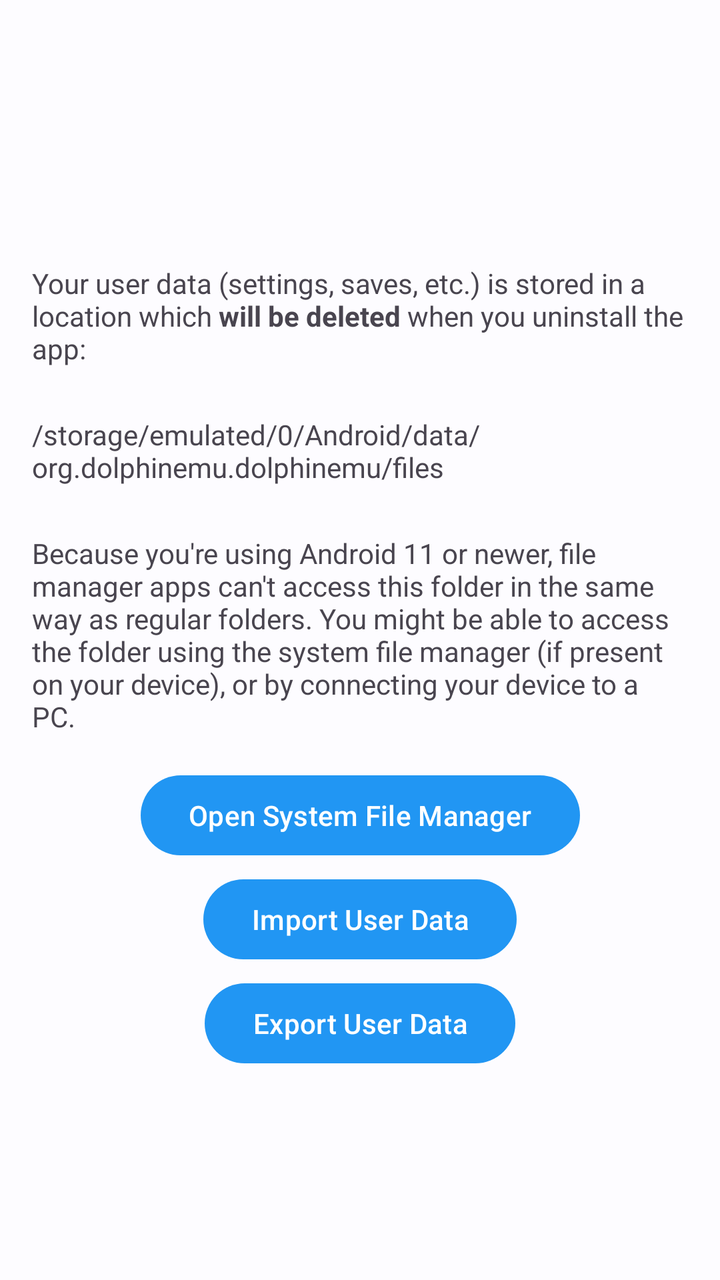
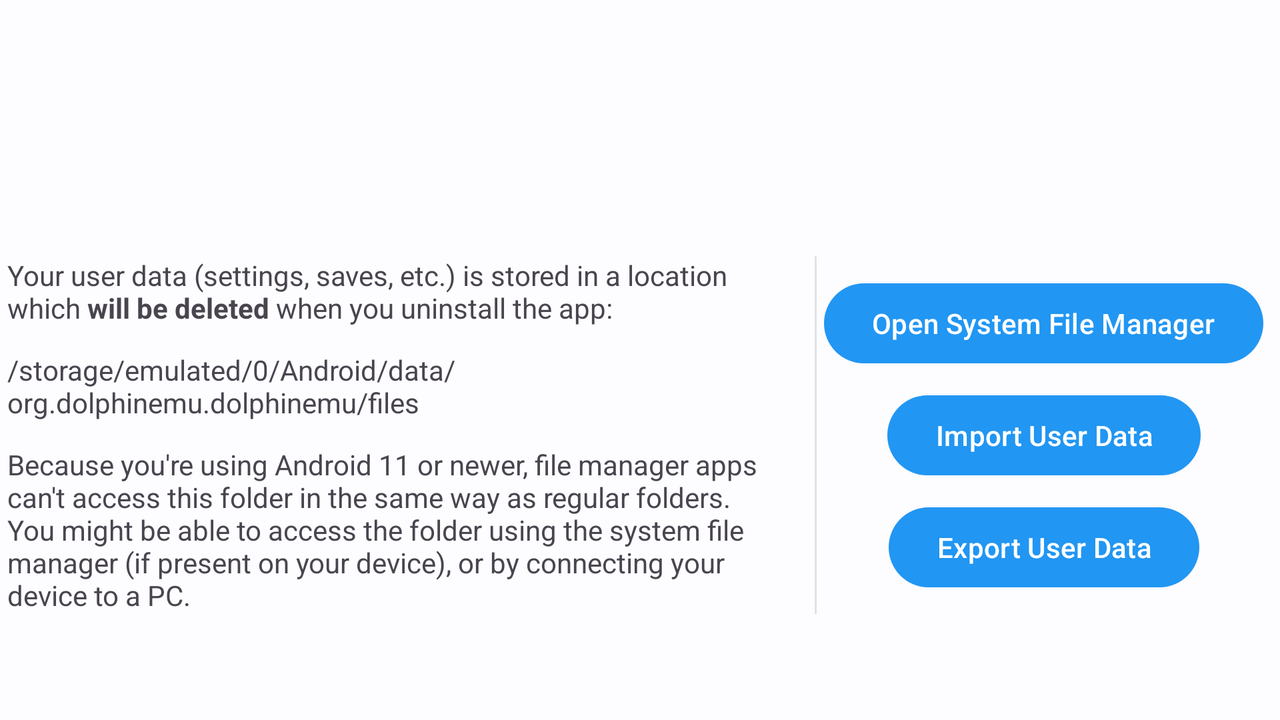

Compare how this app lays out the same screen by default and in its alternative resource folder. The renders come first, then the two layout files and the values they reference.
<!-- AndroidManifest.xml: activity theme Theme.Dolphin.Main -->
<!-- res/layout/activity_user_data.xml -->
<?xml version="1.0" encoding="utf-8"?>

<androidx.coordinatorlayout.widget.CoordinatorLayout
    xmlns:android="http://schemas.android.com/apk/res/android"
    xmlns:app="http://schemas.android.com/apk/res-auto"
    xmlns:tools="http://schemas.android.com/tools"
    android:layout_width="match_parent"
    android:layout_height="match_parent"
    android:background="?attr/colorSurface">

    <com.google.android.material.appbar.AppBarLayout
        android:id="@+id/appbar_user_data"
        android:layout_width="match_parent"
        android:layout_height="wrap_content"
        android:layout_alignParentTop="true"
        app:elevation="0dp">

        <com.google.android.material.appbar.CollapsingToolbarLayout
            style="?attr/collapsingToolbarLayoutMediumStyle"
            android:id="@+id/toolbar_user_data_layout"
            android:layout_width="match_parent"
            android:layout_height="?attr/collapsingToolbarLayoutMediumSize"
            app:contentScrim="@android:color/transparent"
            app:layout_scrollFlags="scroll|exitUntilCollapsed|snap">

            <com.google.android.material.appbar.MaterialToolbar
                android:id="@+id/toolbar_user_data"
                android:layout_width="match_parent"
                android:layout_height="?attr/actionBarSize"
                android:background="?attr/colorSurface"
                app:layout_collapseMode="pin"
                app:elevation="0dp" />

        </com.google.android.material.appbar.CollapsingToolbarLayout>

    </com.google.android.material.appbar.AppBarLayout>

    <androidx.core.widget.NestedScrollView
        android:id="@+id/scroll_view_user_data"
        android:layout_width="match_parent"
        android:layout_height="match_parent"
        android:clipToPadding="false"
        app:layout_behavior="@string/appbar_scrolling_view_behavior">

        <androidx.constraintlayout.widget.ConstraintLayout
            android:layout_width="match_parent"
            android:layout_height="match_parent"
            android:paddingTop="20dp"
            android:paddingLeft="16dp"
            android:paddingRight="16dp">

            <TextView
                android:id="@+id/text_type"
                android:layout_width="0dp"
                android:layout_height="wrap_content"
                android:layout_marginBottom="@dimen/spacing_medlarge"
                app:layout_constraintBottom_toTopOf="@id/text_path"
                app:layout_constraintEnd_toEndOf="parent"
                app:layout_constraintStart_toStartOf="parent"
                app:layout_constraintTop_toBottomOf="parent"
                app:layout_constraintVertical_chainStyle="packed"
                tools:text="@string/user_data_new_location" />

            <TextView
                android:id="@+id/text_path"
                android:layout_width="0dp"
                android:layout_height="wrap_content"
                android:layout_marginTop="@dimen/spacing_medlarge"
                android:layout_marginBottom="@dimen/spacing_medlarge"
                tools:text="/storage/emulated/0/Android/data/org.dolphinemu.dolphinemu/files"
                app:layout_constraintStart_toStartOf="parent"
                app:layout_constraintEnd_toEndOf="parent"
                app:layout_constraintTop_toBottomOf="@id/text_type"
                app:layout_constraintBottom_toTopOf="@id/text_android_11" />

            <TextView
                android:id="@+id/text_android_11"
                android:layout_width="0dp"
                android:layout_height="wrap_content"
                android:layout_marginTop="@dimen/spacing_medlarge"
                android:layout_marginBottom="@dimen/spacing_medlarge"
                android:text="@string/user_data_new_location_android_11"
                app:layout_constraintStart_toStartOf="parent"
                app:layout_constraintEnd_toEndOf="parent"
                app:layout_constraintTop_toBottomOf="@id/text_path"
                app:layout_constraintBottom_toTopOf="@id/button_open_system_file_manager" />

            <Button
                android:id="@+id/button_open_system_file_manager"
                android:layout_width="wrap_content"
                android:layout_height="wrap_content"
                android:layout_marginTop="4dp"
                android:text="@string/user_data_open_system_file_manager"
                app:layout_constraintStart_toStartOf="parent"
                app:layout_constraintEnd_toEndOf="parent"
                app:layout_constraintTop_toBottomOf="@id/text_android_11"
                app:layout_constraintBottom_toTopOf="@id/button_import_user_data" />

            <Button
                android:id="@+id/button_import_user_data"
                android:layout_width="wrap_content"
                android:layout_height="wrap_content"
                android:layout_marginTop="4dp"
                android:text="@string/user_data_import"
                app:layout_constraintStart_toStartOf="parent"
                app:layout_constraintEnd_toEndOf="parent"
                app:layout_constraintTop_toBottomOf="@id/button_open_system_file_manager"
                app:layout_constraintBottom_toTopOf="@id/button_export_user_data" />

            <Button
                android:id="@+id/button_export_user_data"
                android:layout_width="wrap_content"
                android:layout_height="wrap_content"
                android:layout_marginTop="4dp"
                android:text="@string/user_data_export"
                app:layout_constraintStart_toStartOf="parent"
                app:layout_constraintEnd_toEndOf="parent"
                app:layout_constraintTop_toBottomOf="@id/button_import_user_data"
                app:layout_constraintBottom_toBottomOf="parent" />

        </androidx.constraintlayout.widget.ConstraintLayout>

    </androidx.core.widget.NestedScrollView>

    <View
        android:id="@+id/workaround_view"
        android:layout_width="match_parent"
        android:layout_height="0dp"
        android:layout_gravity="bottom"
        android:clickable="true"
        android:background="@android:color/transparent" />

</androidx.coordinatorlayout.widget.CoordinatorLayout>
<!-- resources referenced by this layout -->
<resources>
  <dimen name="spacing_medlarge">12dp</dimen>
  <string name="user_data_export">Export User Data</string>
  <string name="user_data_import">Import User Data</string>
  <string name="user_data_new_location">Your user data (settings, saves, etc.) is stored in a location which <b>will be deleted</b> when you uninstall the app:</string>
  <string name="user_data_new_location_android_11">Because you\'re using Android 11 or newer, file manager apps can\'t access this folder in the same way as regular folders. You might be able to access the folder using the system file manager (if present on your device), or by connecting your device to a PC.</string>
  <string name="user_data_open_system_file_manager">Open System File Manager</string>
  <!-- from res/values-v29/ -->
  <style name="Theme.Dolphin.Main" parent="Theme.V29.Dolphin" />
  <!-- from res/values-v29/ -->
  <style name="Theme.V29.Dolphin" parent="Theme.V27.Dolphin">
          <item name="android:enforceStatusBarContrast">false</item>
          <item name="android:enforceNavigationBarContrast">false</item>
      </style>
  <!-- from res/values-v27/ -->
  <style name="Theme.V27.Dolphin" parent="Theme.Dolphin">
          <item name="android:windowLightNavigationBar">@bool/lightSystemBars</item>
      </style>
  <color name="dolphin_primary">#2196f3</color>
  <color name="dolphin_onPrimary">#FFFFFF</color>
  <color name="dolphin_secondary">#535F70</color>
  <color name="dolphin_onSecondary">#FFFFFF</color>
  <color name="dolphin_secondaryContainer">#D7E3F7</color>
  <color name="dolphin_onSecondaryContainer">#101C2B</color>
  <color name="dolphin_tertiary">#6B5778</color>
  <color name="dolphin_onTertiary">#FFFFFF</color>
  <color name="dolphin_tertiaryContainer">#F2DAFF</color>
  <color name="dolphin_onTertiaryContainer">#251431</color>
  <color name="dolphin_error">#BA1A1A</color>
  <color name="dolphin_errorContainer">#FFDAD6</color>
  <color name="dolphin_onError">#FFFFFF</color>
  <color name="dolphin_onErrorContainer">#410002</color>
  <color name="dolphin_background">#FDFCFF</color>
  <color name="dolphin_onBackground">#1A1C1E</color>
  <color name="dolphin_surface">#FDFCFF</color>
  <color name="dolphin_onSurface">#1A1C1E</color>
  <color name="dolphin_surfaceVariant">#DFE2EB</color>
  <color name="dolphin_onSurfaceVariant">#43474E</color>
  <color name="dolphin_outline">#73777F</color>
  <color name="dolphin_inverseOnSurface">#F1F0F4</color>
  <color name="dolphin_inverseSurface">#2F3033</color>
  <color name="dolphin_inversePrimary">#9ECAFF</color>
  <color name="dolphin_shadow">#000000</color>
  <!-- drawable ic_back (drawable) -->
  <vector xmlns:android="http://schemas.android.com/apk/res/android"
      android:width="24dp"
      android:height="24dp"
      android:viewportWidth="24"
      android:viewportHeight="24">
    <path
        android:fillColor="?attr/colorOnSurface"
        android:pathData="M20,11H7.83l5.59,-5.59L12,4l-8,8 8,8 1.41,-1.41L7.83,13H20v-2z"/>
  </vector>
  <style name="DolphinPopup" parent="ThemeOverlay.Material3">
          <item name="colorPrimary">@color/dolphin_surface</item>
      </style>
  <style name="DolphinSlider" parent="Widget.Material3.Slider">
          <item name="tickVisible">false</item>
          <item name="labelBehavior">gone</item>
      </style>
  <style name="DolphinDivider" parent="Widget.Material3.MaterialDivider">
          <item name="dividerColor">?attr/colorSurfaceVariant</item>
      </style>
  <style name="DolphinButton" parent="Widget.Material3.Button.TextButton.Dialog">
          <item name="android:textColor">@color/dolphin_primary</item>
          <item name="rippleColor">@color/dolphin_secondaryContainer</item>
      </style>
  <style name="DialogAnimation">
          <item name="android:windowEnterAnimation">@anim/fade_in</item>
          <item name="android:windowExitAnimation">@anim/fade_out</item>
      </style>
</resources>
<!-- res/layout-land/activity_user_data.xml (the repository's variant of the layout above) -->
<!-- drawn on the phone turned sideways -->
<?xml version="1.0" encoding="utf-8"?>

<androidx.coordinatorlayout.widget.CoordinatorLayout
    xmlns:android="http://schemas.android.com/apk/res/android"
    xmlns:app="http://schemas.android.com/apk/res-auto"
    xmlns:tools="http://schemas.android.com/tools"
    android:layout_width="match_parent"
    android:layout_height="match_parent"
    android:background="?attr/colorSurface">

    <com.google.android.material.appbar.AppBarLayout
        android:id="@+id/appbar_user_data"
        android:layout_width="match_parent"
        android:layout_height="wrap_content"
        android:layout_alignParentTop="true"
        app:elevation="0dp">

        <com.google.android.material.appbar.CollapsingToolbarLayout
            style="?attr/collapsingToolbarLayoutMediumStyle"
            android:id="@+id/toolbar_user_data_layout"
            android:layout_width="match_parent"
            android:layout_height="?attr/collapsingToolbarLayoutMediumSize"
            app:contentScrim="@android:color/transparent"
            app:layout_scrollFlags="scroll|exitUntilCollapsed|snap">

            <com.google.android.material.appbar.MaterialToolbar
                android:id="@+id/toolbar_user_data"
                android:layout_width="match_parent"
                android:layout_height="?attr/actionBarSize"
                android:background="?attr/colorSurface"
                app:layout_collapseMode="pin"
                app:elevation="0dp" />

        </com.google.android.material.appbar.CollapsingToolbarLayout>

    </com.google.android.material.appbar.AppBarLayout>

    <androidx.core.widget.NestedScrollView
        android:id="@+id/scroll_view_user_data"
        android:layout_width="match_parent"
        android:layout_height="match_parent"
        android:clipToPadding="false"
        app:layout_behavior="@string/appbar_scrolling_view_behavior">

        <androidx.constraintlayout.widget.ConstraintLayout
            android:layout_width="match_parent"
            android:layout_height="match_parent"
            android:paddingTop="16dp">

            <TextView
                android:id="@+id/text_type"
                android:layout_width="0dp"
                android:layout_height="wrap_content"
                app:layout_constraintBottom_toTopOf="@id/text_path"
                app:layout_constraintWidth_max="400dp"
                app:layout_constraintEnd_toStartOf="@id/divider"
                app:layout_constraintStart_toStartOf="parent"
                app:layout_constraintTop_toTopOf="parent"
                tools:text="@string/user_data_new_location" />

            <TextView
                android:id="@+id/text_path"
                android:layout_width="0dp"
                android:layout_height="wrap_content"
                android:layout_marginTop="12dp"
                tools:text="/storage/emulated/0/Android/data/org.dolphinemu.dolphinemu/files"
                app:layout_constraintWidth_max="400dp"
                app:layout_constraintStart_toStartOf="parent"
                app:layout_constraintEnd_toStartOf="@id/divider"
                app:layout_constraintTop_toBottomOf="@id/text_type"
                app:layout_constraintBottom_toTopOf="@id/text_android_11" />

            <TextView
                android:id="@+id/text_android_11"
                android:layout_width="0dp"
                android:layout_height="wrap_content"
                android:layout_marginTop="12dp"
                android:text="@string/user_data_new_location_android_11"
                app:layout_constraintWidth_max="400dp"
                app:layout_constraintStart_toStartOf="parent"
                app:layout_constraintEnd_toStartOf="@id/divider"
                app:layout_constraintTop_toBottomOf="@id/text_path"
                app:layout_constraintBottom_toBottomOf="parent" />

            <androidx.constraintlayout.widget.Barrier
                android:id="@+id/barrier_text"
                android:layout_width="wrap_content"
                android:layout_height="wrap_content"
                app:barrierDirection="end"
                app:constraint_referenced_ids="text_type,text_path,text_android_11" />

            <com.google.android.material.divider.MaterialDivider
                android:id="@+id/divider"
                android:layout_width="1dp"
                android:layout_height="0dp"
                android:layout_marginStart="24dp"
                android:layout_marginEnd="24dp"
                app:layout_constraintTop_toTopOf="@id/text_type"
                app:layout_constraintBottom_toBottomOf="@id/text_android_11"
                app:layout_constraintStart_toEndOf="@id/barrier_text"
                app:layout_constraintEnd_toStartOf="@id/barrier_buttons" />

            <androidx.constraintlayout.widget.Barrier
                android:id="@+id/barrier_buttons"
                android:layout_width="wrap_content"
                android:layout_height="wrap_content"
                app:barrierDirection="start"
                app:constraint_referenced_ids="button_open_system_file_manager,button_import_user_data,button_export_user_data" />

            <Button
                android:id="@+id/button_open_system_file_manager"
                android:layout_width="wrap_content"
                android:layout_height="wrap_content"
                android:layout_margin="@dimen/spacing_small"
                android:text="@string/user_data_open_system_file_manager"
                app:layout_constraintBottom_toTopOf="@id/button_import_user_data"
                app:layout_constraintEnd_toEndOf="parent"
                app:layout_constraintStart_toEndOf="@id/barrier_text"
                app:layout_constraintTop_toTopOf="parent"
                app:layout_constraintVertical_chainStyle="packed" />

            <Button
                android:id="@+id/button_import_user_data"
                android:layout_width="wrap_content"
                android:layout_height="wrap_content"
                android:layout_margin="@dimen/spacing_small"
                android:text="@string/user_data_import"
                app:layout_constraintStart_toEndOf="@id/barrier_text"
                app:layout_constraintEnd_toEndOf="parent"
                app:layout_constraintTop_toBottomOf="@id/button_open_system_file_manager"
                app:layout_constraintBottom_toTopOf="@id/button_export_user_data" />

            <Button
                android:id="@+id/button_export_user_data"
                android:layout_width="wrap_content"
                android:layout_height="wrap_content"
                android:layout_margin="@dimen/spacing_small"
                android:text="@string/user_data_export"
                app:layout_constraintStart_toEndOf="@id/barrier_text"
                app:layout_constraintEnd_toEndOf="parent"
                app:layout_constraintTop_toBottomOf="@id/button_import_user_data"
                app:layout_constraintBottom_toBottomOf="parent" />

        </androidx.constraintlayout.widget.ConstraintLayout>

    </androidx.core.widget.NestedScrollView>

    <View
        android:id="@+id/workaround_view"
        android:layout_width="match_parent"
        android:layout_height="0dp"
        android:layout_gravity="bottom"
        android:clickable="true"
        android:background="@android:color/transparent" />

</androidx.coordinatorlayout.widget.CoordinatorLayout>
<!-- resources referenced by the variant -->
<!-- as the phone turned sideways resolves them -->
<resources>
  <dimen name="spacing_small">4dp</dimen>
  <string name="user_data_export">Export User Data</string>
  <string name="user_data_import">Import User Data</string>
  <string name="user_data_new_location">Your user data (settings, saves, etc.) is stored in a location which <b>will be deleted</b> when you uninstall the app:</string>
  <string name="user_data_new_location_android_11">Because you\'re using Android 11 or newer, file manager apps can\'t access this folder in the same way as regular folders. You might be able to access the folder using the system file manager (if present on your device), or by connecting your device to a PC.</string>
  <string name="user_data_open_system_file_manager">Open System File Manager</string>
  <!-- from res/values-v29/ -->
  <style name="Theme.Dolphin.Main" parent="Theme.V29.Dolphin" />
  <!-- from res/values-v29/ -->
  <style name="Theme.V29.Dolphin" parent="Theme.V27.Dolphin">
          <item name="android:enforceStatusBarContrast">false</item>
          <item name="android:enforceNavigationBarContrast">false</item>
      </style>
  <!-- from res/values-v27/ -->
  <style name="Theme.V27.Dolphin" parent="Theme.Dolphin">
          <item name="android:windowLightNavigationBar">@bool/lightSystemBars</item>
      </style>
  <color name="dolphin_primary">#2196f3</color>
  <color name="dolphin_onPrimary">#FFFFFF</color>
  <color name="dolphin_secondary">#535F70</color>
  <color name="dolphin_onSecondary">#FFFFFF</color>
  <color name="dolphin_secondaryContainer">#D7E3F7</color>
  <color name="dolphin_onSecondaryContainer">#101C2B</color>
  <color name="dolphin_tertiary">#6B5778</color>
  <color name="dolphin_onTertiary">#FFFFFF</color>
  <color name="dolphin_tertiaryContainer">#F2DAFF</color>
  <color name="dolphin_onTertiaryContainer">#251431</color>
  <color name="dolphin_error">#BA1A1A</color>
  <color name="dolphin_errorContainer">#FFDAD6</color>
  <color name="dolphin_onError">#FFFFFF</color>
  <color name="dolphin_onErrorContainer">#410002</color>
  <color name="dolphin_background">#FDFCFF</color>
  <color name="dolphin_onBackground">#1A1C1E</color>
  <color name="dolphin_surface">#FDFCFF</color>
  <color name="dolphin_onSurface">#1A1C1E</color>
  <color name="dolphin_surfaceVariant">#DFE2EB</color>
  <color name="dolphin_onSurfaceVariant">#43474E</color>
  <color name="dolphin_outline">#73777F</color>
  <color name="dolphin_inverseOnSurface">#F1F0F4</color>
  <color name="dolphin_inverseSurface">#2F3033</color>
  <color name="dolphin_inversePrimary">#9ECAFF</color>
  <color name="dolphin_shadow">#000000</color>
  <!-- drawable ic_back (drawable) -->
  <vector xmlns:android="http://schemas.android.com/apk/res/android"
      android:width="24dp"
      android:height="24dp"
      android:viewportWidth="24"
      android:viewportHeight="24">
    <path
        android:fillColor="?attr/colorOnSurface"
        android:pathData="M20,11H7.83l5.59,-5.59L12,4l-8,8 8,8 1.41,-1.41L7.83,13H20v-2z"/>
  </vector>
  <style name="DolphinPopup" parent="ThemeOverlay.Material3">
          <item name="colorPrimary">@color/dolphin_surface</item>
      </style>
  <style name="DolphinSlider" parent="Widget.Material3.Slider">
          <item name="tickVisible">false</item>
          <item name="labelBehavior">gone</item>
      </style>
  <style name="DolphinDivider" parent="Widget.Material3.MaterialDivider">
          <item name="dividerColor">?attr/colorSurfaceVariant</item>
      </style>
  <style name="DolphinButton" parent="Widget.Material3.Button.TextButton.Dialog">
          <item name="android:textColor">@color/dolphin_primary</item>
          <item name="rippleColor">@color/dolphin_secondaryContainer</item>
      </style>
  <style name="DialogAnimation">
          <item name="android:windowEnterAnimation">@anim/fade_in</item>
          <item name="android:windowExitAnimation">@anim/fade_out</item>
      </style>
</resources>
